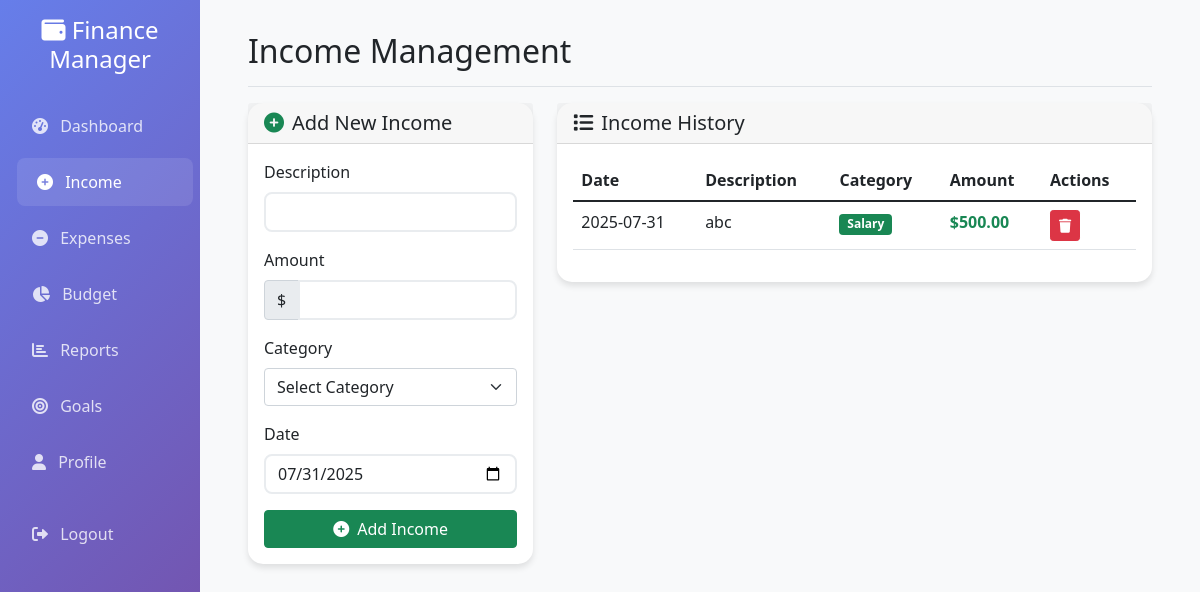
Screenshot of /income (signed in) with the database file from the repository.
### app.py (models this page shows)
class Income(db.Model):
    id = db.Column(db.Integer, primary_key=True)
    user_id = db.Column(db.Integer, db.ForeignKey('user.id'), nullable=False)
    description = db.Column(db.String(200), nullable=False)
    amount = db.Column(db.Numeric(10, 2), nullable=False)
    category = db.Column(db.String(50), nullable=False)
    income_date = db.Column(db.Date, nullable=False, default=date.today)
    created_at = db.Column(db.DateTime, default=datetime.utcnow)

### app.py (the view, shortened to what this page needs)
@app.route('/income', methods=['GET', 'POST'])
@login_required
def income():
    incomes = Income.query.filter_by(user_id=current_user.id).order_by(Income.income_date.desc()).all()
    return render_template('income.html', incomes=incomes)

### app.py (called while the page is built)
@login_manager.user_loader
def load_user(user_id):
    return User.query.get(int(user_id))

### templates/income.html (shortened to what this page needs)
{% extends "base.html" %}
{% block content %}
<div class="container-fluid">
    <div class="d-flex justify-content-between flex-wrap flex-md-nowrap align-items-center pt-3 pb-2 mb-3 border-bottom">
        <h1 class="h2">Income Management</h1>
    </div>
    <div class="row">
        <div class="col-lg-4">
            <div class="card">
                <div class="card-header">
                    <h5 class="mb-0"><i class="fas fa-plus-circle me-2 text-success"></i>Add New Income</h5>
                </div>
                <div class="card-body">
                    <form method="POST">
                        <div class="mb-3">
                            <label for="description" class="form-label">Description</label>
                            <input type="text" class="form-control" id="description" name="description" required>
                        </div>
                        <div class="mb-3">
                            <label for="amount" class="form-label">Amount</label>
                            <div class="input-group">
                                <span class="input-group-text">$</span>
                                <input type="number" class="form-control" id="amount" name="amount" step="0.01" min="0" required>
                            </div>
                        </div>
                        <div class="mb-3">
                            <label for="category" class="form-label">Category</label>
                            <select class="form-select" id="category" name="category" required>
                                <option value="">Select Category</option>
                            </select>
                        </div>
                        <div class="mb-3">
                            <label for="income_date" class="form-label">Date</label>
                            <input type="date" class="form-control" id="income_date" name="income_date" required>
                        </div>
                        <button type="submit" class="btn btn-success w-100">
                            <i class="fas fa-plus-circle me-2"></i>Add Income
                        </button>
                    </form>
                </div>
            </div>
        </div>
        <div class="col-lg-8">
            <div class="card">
                <div class="card-header">
                    <h5 class="mb-0"><i class="fas fa-list me-2"></i>Income History</h5>
                </div>
                <div class="card-body">
                    {% if incomes %}
                        <div class="table-responsive">
                            <table class="table table-hover">
                                <thead>
                                    <tr>
                                        <th>Date</th>
                                        <th>Description</th>
                                        <th>Category</th>
                                        <th>Amount</th>
                                        <th>Actions</th>
                                    </tr>
                                </thead>
                                <tbody>
                                    {% for income in incomes %}
                                    <tr>
                                        <td>{{ income.income_date.strftime('%Y-%m-%d') }}</td>
                                        <td>{{ income.description }}</td>
                                        <td><span class="badge bg-success">{{ income.category }}</span></td>
                                        <td class="text-success fw-bold">${{ "%.2f"|format(income.amount) }}</td>
                                        <td>
                                            <button class="btn btn-sm btn-danger" onclick="deleteIncome({{ income.id }})">
                                                <i class="fas fa-trash"></i>
                                            </button>
                                        </td>
                                    </tr>
                                    {% endfor %}
                                </tbody>
                            </table>
                        </div>
                    {% else %}
                        <p class="text-muted text-center">No income records found</p>
                    {% endif %}
                </div>
            </div>
        </div>
    </div>
</div>
{% endblock %}

### templates/base.html (style rules this page uses)
.card { border: none; border-radius: 15px; box-shadow: 0 4px 6px rgba(0,0,0,0.1); transition: transform 0.3s ease; }
.form-control { border-radius: 8px; border: 2px solid #e9ecef; }

### rows the page displays
Income: income_date "2025-07-31", description "abc", category "Salary", amount "500.00"
